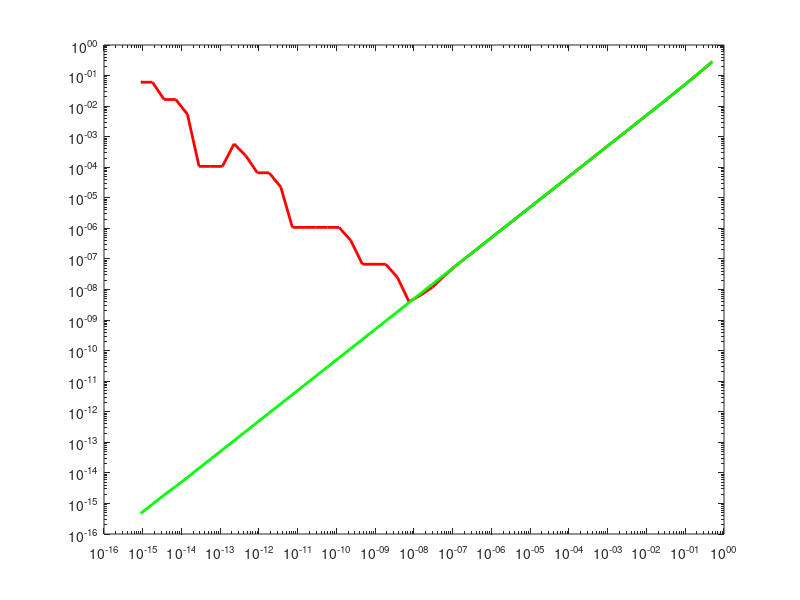

Here is the MATLAB script that generated this plot:
clear all
close all
clc
disp('***********************************************')
disp('*****************esercizio_1_4*****************')
disp('***********************************************')

x = pi/4;
k = 1:50;
h = 2.^(-k);
r = (sin(x+h)-sin(x))./h;
err = abs(cos(x)-r)/abs(cos(x));
loglog(h,err,'r','linewidth',2)
hold on
r2 = 2*sin(h/2).*cos(x+h/2)./h;   %formula di prostaferesi
err2 = abs(cos(x)-r2)/abs(cos(x));
loglog(h,err2,'g','linewidth',2)
[err' err2']